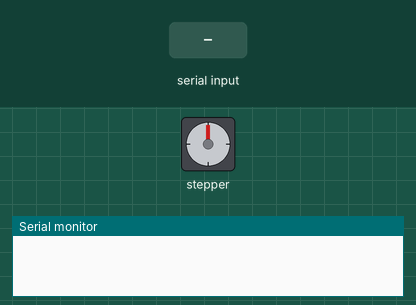
This sketch was run on a simulated Arduino Mega 2560, built with avr-gcc and run on an emulated ATmega2560. On the bench: stepper motor, the last lines printed to the serial monitor. The test bench sets the inputs (shaded band). Stepper angles assume 170 steps per turn.

Above: at 1.2 s.
1.3 s: "1" received over the second serial link
At 1.45 s:
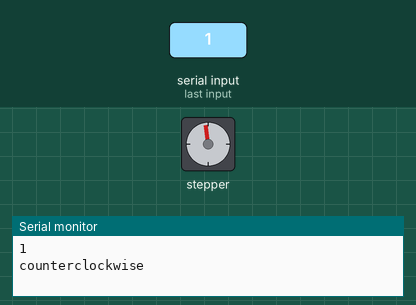
At 2.05 s:
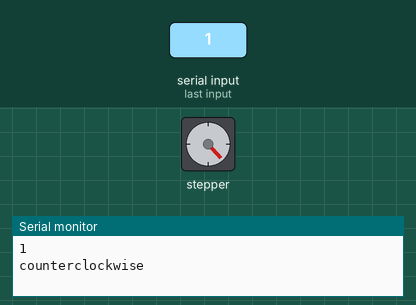
3.8 s: "2" received over the second serial link
At 4.25 s:
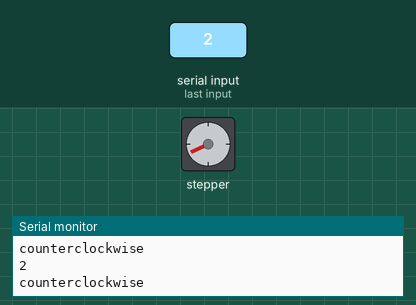
Timing chart, 0 to 6.8 s (numbered marks = the images above; inputs shaded):
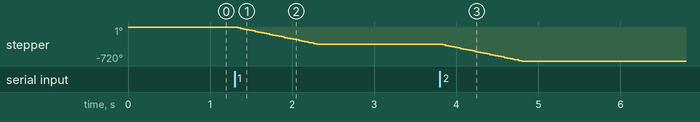

Measured:
- after the input at 1.3 s, stepper: turns 360° counter-clockwise in 1.0 s, starting at once
- after the input at 3.8 s, stepper: turns 360° counter-clockwise in 1.0 s, starting at once

The sketch:

StepperPositionFix.ino
```cpp
#include <Stepper.h>

const int stepsPerRevolution = 170;
Stepper myStepper(stepsPerRevolution, 8,9,10,11);

void setup() {

  myStepper.setSpeed(60);
  char value;
  Serial.begin(9600);
  Serial1.begin(9600);
}

void loop() {
    char value;
  if (Serial1.available()) {
    value = Serial1.read();
    //Serial.write(value);
    Serial.println(value);
  }
if(value=='1'){
  Serial.println("counterclockwise");
  myStepper.step(-stepsPerRevolution);
  delay(500);
  myStepper.setSpeed(60);
}
if(value=='2'){
  Serial.println("counterclockwise");
  myStepper.step(-stepsPerRevolution);
  delay(800);
  myStepper.setSpeed(0);

}
if(value=='3'){
  Serial.println("counterclockwise");
  myStepper.step(-stepsPerRevolution);
  delay(500);
}
if(value=='4'){
  Serial.println("counterclockwise");
  myStepper.step(-stepsPerRevolution);
  delay(500);
}
}
```
